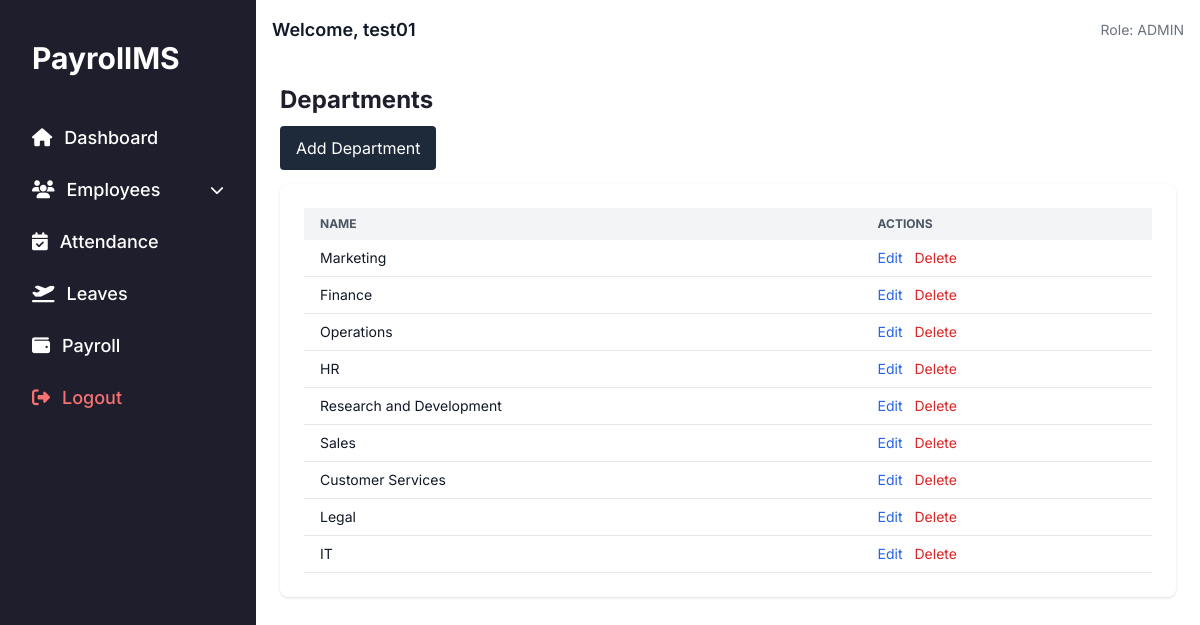
The app's page /employees/departments/ (signed in) with its own data.
### users/models.py (models this page shows, shortened)
class User(AbstractUser):
    ROLE_CHOICES = (
        ('ADMIN', 'Admin'),
        ('HR', 'HR'),
        ('EMPLOYEE', 'Employee'),
    )
    role = models.CharField(max_length=10, choices=ROLE_CHOICES)

### employees/models.py (models this page shows, shortened)
class Department(models.Model):
    name = models.CharField(max_length=100)

### employees/views.py (the view)
# urls.py: path('departments/', views.department_list, name='department_list'),
@login_required
@user_passes_test(is_admin)
def department_list(request):
    departments = Department.objects.all()
    return render(request, 'employees/department_list.html', {'departments': departments})

### employees/views.py (called while the page is built)
def is_admin(user):
    return user.is_authenticated and user.role == 'ADMIN'

### templates/employees/department_list.html
{% extends 'dashboard/base_dashboard.html' %}
{% block content %}
<div class="mb-6">
  <h1 class="text-2xl mb-5 font-bold text-[#1e1e2d]">Departments</h1>
  <a href="{% url 'employees:department_create' %}" class="bg-[#1e2a3a] text-white px-4 py-3 rounded hover:bg-[#111b29]">Add Department</a>
</div>
<div class="bg-white p-6 rounded-lg shadow">
  <table class="w-full text-sm">
    <thead class="bg-gray-100 text-gray-600 uppercase text-xs">
      <tr>
        <th class="text-left px-4 py-2">Name</th>
        <th class="text-left px-4 py-2">Actions</th>
      </tr>
    </thead>
    <tbody>
      {% for dept in departments %}
      <tr class="border-b">
        <td class="px-4 py-2">{{ dept.name }}</td>
        <td class="px-4 py-2 space-x-2">
          <a href="{% url 'employees:department_edit' dept.pk %}" class="text-blue-600 hover:underline">Edit</a>
          <a href="{% url 'employees:department_delete' dept.pk %}" class="text-red-600 hover:underline">Delete</a>
        </td>
      </tr>
      {% empty %}
      <tr><td colspan="2" class="text-center py-4 text-gray-500">No departments found.</td></tr>
      {% endfor %}
    </tbody>
  </table>
</div>
{% endblock %}

### templates/dashboard/base_dashboard.html (shortened to what this page needs)
<!DOCTYPE html>
<html lang="en">
<head>
  <script src="https://cdn.tailwindcss.com"></script>
  <link
    rel="stylesheet"
    href="https://cdnjs.cloudflare.com/ajax/libs/font-awesome/6.5.0/css/all.min.css"
  />
</head>
<body class="bg-[#f3f4f6] text-[#111827]">
  <div class="flex h-screen overflow-hidden">
    <aside class="w-64 hidden md:block bg-[#1e1e2d] text-white p-4 shadow-lg">
      <div class="text-3xl font-bold px-4 py-6 text-white">PayrollMS</div>
      <nav class="space-y-2 mt-4 text-lg font-medium">
        <a href="#" class="sidebar-link flex items-center gap-3 px-4 py-2 rounded-lg transition duration-150 hover:bg-[#2a2a3c]">
          <i class="fas fa-home text-white"></i> Dashboard
        </a>
        <div class="sidebar-link px-4 py-2 rounded-lg transition duration-150 hover:bg-[#2a2a3c]">
  <div class="flex items-center justify-between cursor-pointer" onclick="toggleDropdown('employeeMenu')">
    <span class="flex items-center gap-3">
      <i class="fas fa-users text-white"></i> Employees
    </span>
    <i class="fas fa-chevron-down text-sm"></i>
  </div>
</div>
        <a href="#" class="sidebar-link flex items-center gap-3 px-4 py-2 rounded-lg transition duration-150 hover:bg-[#2a2a3c]">
          <i class="fas fa-calendar-check text-white"></i> Attendance
        </a>
        <a href="#" class="sidebar-link flex items-center gap-3 px-4 py-2 rounded-lg transition duration-150 hover:bg-[#2a2a3c]">
          <i class="fas fa-plane-departure text-white"></i> Leaves
        </a>
        <a href="#" class="sidebar-link flex items-center gap-3 px-4 py-2 rounded-lg transition duration-150 hover:bg-[#2a2a3c]">
          <i class="fas fa-wallet text-white"></i> Payroll
        </a>
        <a href="{% url 'users:logout' %}" class="sidebar-link flex items-center gap-3 px-4 py-2 rounded-lg text-red-400 hover:bg-red-900 transition duration-150">
          <i class="fas fa-sign-out-alt"></i> Logout
        </a>
      </nav>
    </aside>
    <div class="flex-1 flex flex-col overflow-hidden">
      <header class="flex justify-between items-center p-4 bg-white shadow">
        <h1 class="text-lg font-semibold">Welcome, {{ request.user.username }}</h1>
        <span class="text-sm text-gray-500">Role: {{ request.user.role }}</span>
      </header>
      <main class="flex-1 overflow-y-auto p-6 bg-white">
        {% block content %}{% endblock %}
      </main>
    </div>
  </div>
</body>
</html>

### templates/dashboard/base_dashboard.html (style rules this page uses)
body { font-family: 'Inter', sans-serif; }

### records on screen
User: user.username "test01", user.role "ADMIN"
Department: name "Marketing"
Department: name "Finance"
Department: name "Operations"
Department: name "HR"
Department: name "Research and Development"
Department: name "Sales"
Department: name "Customer Services"
Department: name "Legal"
Department: name "IT"
